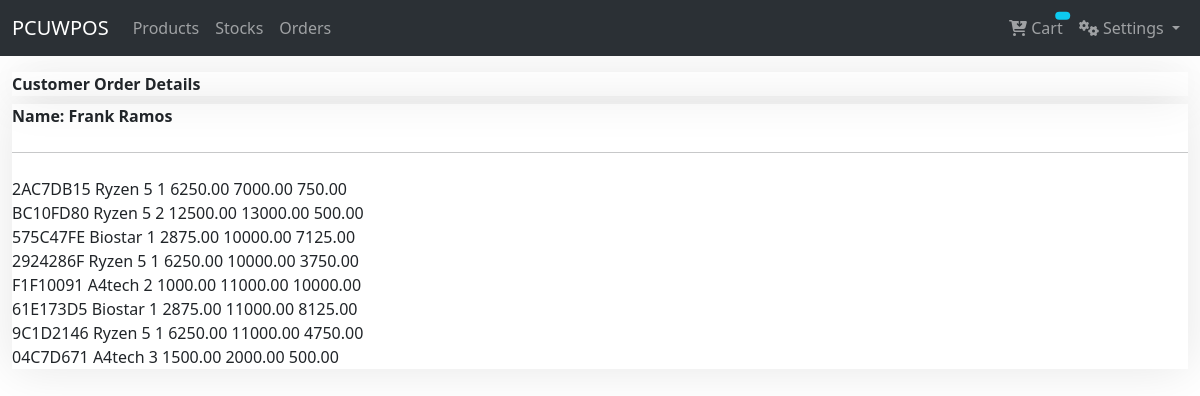
/products/customer-order-details/1 (signed in), run on the app's committed database.
### sales/models/order.py (models this page shows, shortened)
class Customer(models.Model):
    full_name = models.CharField(max_length=60, blank=True, null=True)
    number = models.CharField(max_length=14, blank=True, null=True)
    email = models.EmailField(blank=True, null=True)
    address = models.CharField(max_length=150, blank=True, null=True)
    created_at = models.DateTimeField(auto_now_add=True)
    updated_at = models.DateTimeField(auto_now=True)
    class Meta:
        ordering = ('-created_at',)

class OrderItem(models.Model):
    order_id = models.CharField(max_length=8, unique=True)
    customer = models.ForeignKey(Customer, on_delete=models.CASCADE)
    products = models.ForeignKey(Product, on_delete=models.CASCADE)
    price = models.DecimalField(max_digits=10, decimal_places=2)
    quantity = models.PositiveIntegerField(default=1)
    money_tender = models.DecimalField(max_digits=10, decimal_places=2, default=0.00)
    @property
    def get_cost(self):
        return self.price * self.quantity
    @property
    def get_change(self):
        change = self.money_tender - self.get_cost
        return change

### sales/models/product.py (models this page shows, shortened)
class Product(BaseTime):
    user = models.ForeignKey(User, on_delete=models.CASCADE, default=1)
    product_code = models.CharField(max_length=13, unique=True, blank=True)
    bar_code = models.CharField(max_length=13, unique=True, blank=True)
    name = models.CharField(max_length=255)
    model = models.CharField(max_length=120)
    description = models.TextField()
    category = models.ForeignKey(ProductCategory, on_delete=models.CASCADE, blank=True, null=True)
    cost = models.FloatField(default=0)
    price_margin = models.FloatField(default=0.25)
    price_discount = models.FloatField(default=0.00)
    price = models.FloatField(default=0.00, verbose_name="SRP")
    quantity = models.PositiveIntegerField(default=1)
    is_serial = models.BooleanField(default=False, verbose_name="with serial?")
    out_of_stock = models.BooleanField(default=False)
    product_warranty = models.ForeignKey(ProductWarranty, on_delete=models.CASCADE, blank=True, null=True)

### sales/views/order_view.py (the view)
# urls.py: path('customer-order-details/<int:pk>', customer_order_details, name="customer_orders")
def customer_order_details(request, pk):
    customer = get_object_or_404(Customer, pk=pk)
    orders = OrderItem.objects.filter(customer=customer)
    context = {
        "title": "customer order details",
        "customer": customer,
        "orders": orders
    }
    return render(request, 'pos/customer_order_details.html', context)

### sales/templates/pos/customer_order_details.html (shortened to what this page needs)
{% extends 'base.html' %}
{% block content %}
<div class="row">
    <div class="col-sm-12">
        <div class="fcard mt-3">
            <strong>{{ title|title }}</strong>
        </div>
        <div class="fcard mt-2">
            <strong>Name: {{ customer.full_name|title }}</strong>
            <hr>
            {% for order in orders %}
                {{ order.order_id }} {{ order.products.name }} {{ order.money_received }} {{ order.quantity }} {{ order.get_cost }} {{ order.money_tender }} {{ order.get_change }}<br>
            {% endfor %}
        </div>
    </div>
</div>
{% endblock %}

### sales/static/style.css (style rules this page uses)
.fcard { display: flex; flex-direction: column; justify-content: flex-start; gap: .5rem; box-shadow: 0 0 3rem 0 rgba(0, 0, 0,.1); }

### data on the page
Customer: full_name "Frank Ramos"
OrderItem: order_id "2AC7DB15", products.name "Ryzen 5", quantity "1", get_cost "6250.00", money_tender "7000.00", get_change "750.00"
OrderItem: order_id "BC10FD80", products.name "Ryzen 5", quantity "2", get_cost "12500.00", money_tender "13000.00", get_change "500.00"
OrderItem: order_id "575C47FE", products.name "Biostar", quantity "1", get_cost "2875.00", money_tender "10000.00", get_change "7125.00"
OrderItem: order_id "2924286F", products.name "Ryzen 5", quantity "1", get_cost "6250.00", money_tender "10000.00", get_change "3750.00"
OrderItem: order_id "F1F10091", products.name "A4tech", quantity "2", get_cost "1000.00", money_tender "11000.00", get_change "10000.00"
OrderItem: order_id "61E173D5", products.name "Biostar", quantity "1", get_cost "2875.00", money_tender "11000.00", get_change "8125.00"
OrderItem: order_id "9C1D2146", products.name "Ryzen 5", quantity "1", get_cost "6250.00", money_tender "11000.00", get_change "4750.00"
OrderItem: order_id "04C7D671", products.name "A4tech", quantity "3", get_cost "1500.00", money_tender "2000.00", get_change "500.00"

### other printed values
{{ title|title }} "Customer Order Details"
